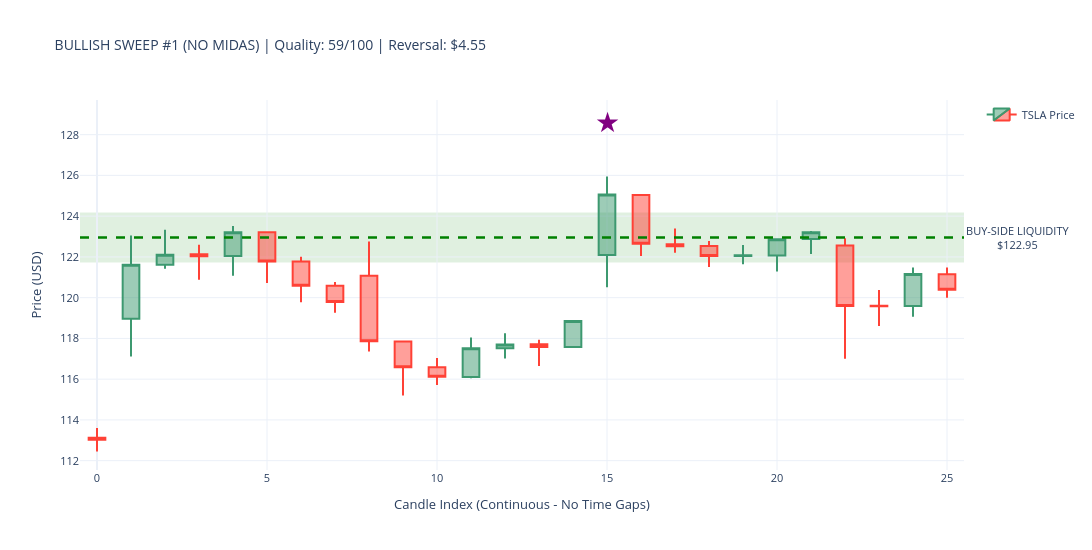
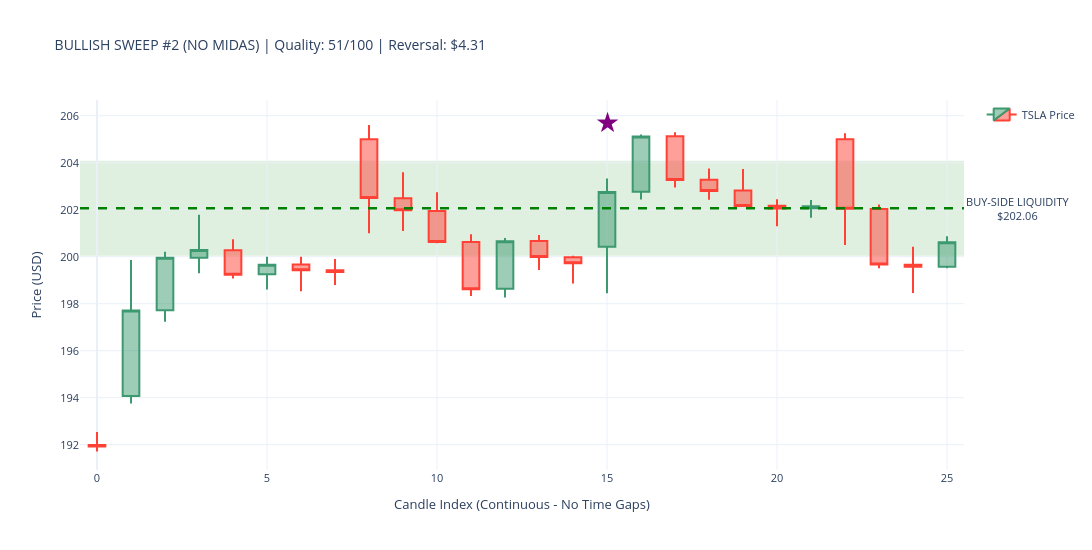
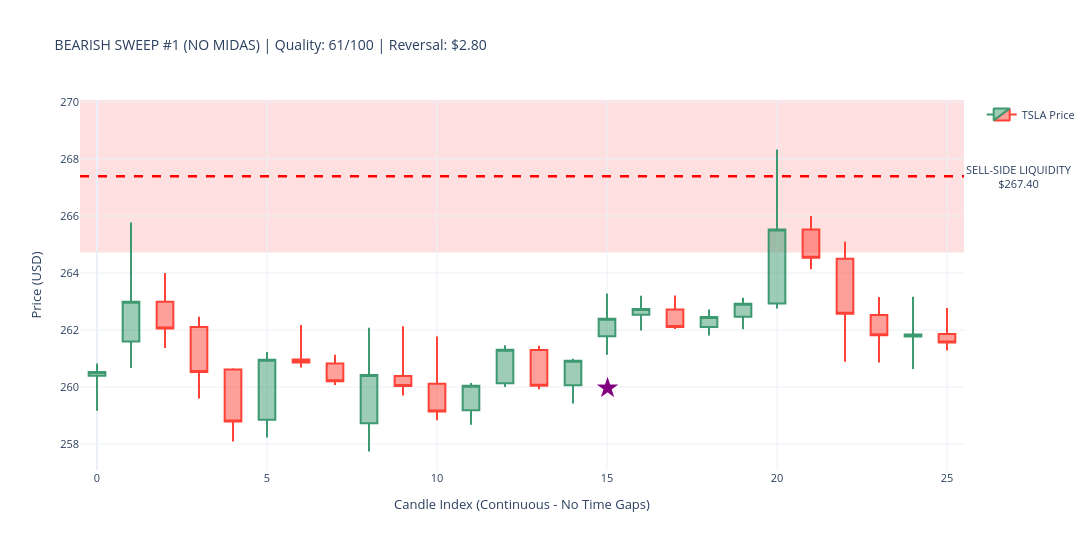
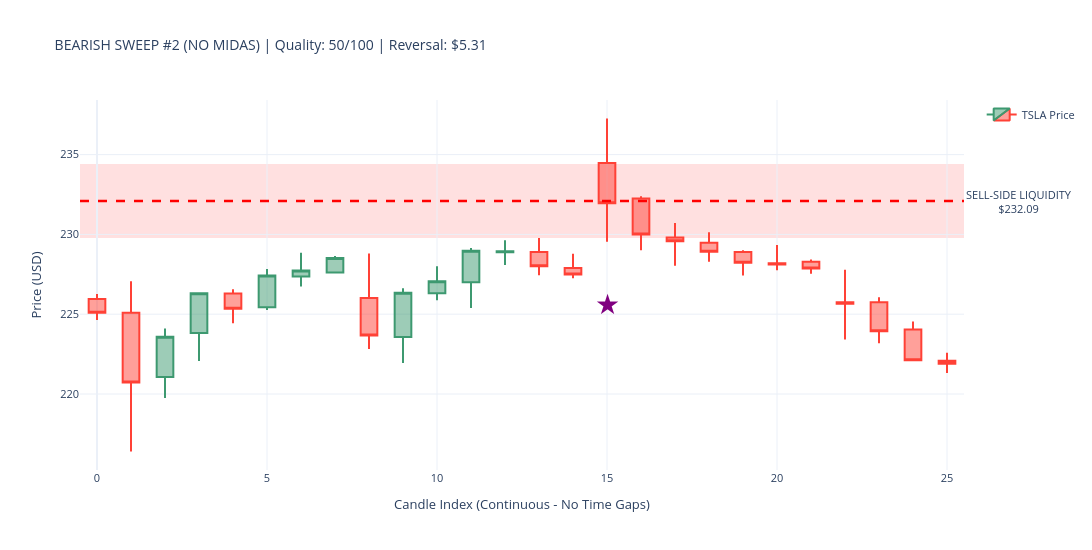

Source (notebook cell) for these figures, in order:
### Code cell
# ---------------------------------------------------------------------------
# SWEEP DETECTION CANDLESTICK VISUALIZATIONS WITH LIQUIDITY ZONES
# ---------------------------------------------------------------------------
# ---------------------------------------------------------------------------
# SAFETY CHECK - Ensure Part 8 has executed
# ---------------------------------------------------------------------------
required_vars = ['sweeps_hourly_no_midas', 'sweeps_hourly_with_midas', 'hourly_data']
missing_vars = [v for v in required_vars if v not in globals()]

if missing_vars:
    print(f"\n⚠ WARNING: Missing variables - {missing_vars}")
    print("Please execute Part 8 (Main Execution) cell first to generate sweeps and hourly_data.")
    print("Skipping visualization...")
else:
    print("\n✓ All required variables present. Proceeding with visualization...")

# Only run visualization if all variables are present
if not missing_vars:

    print("\n" + "=" * 70)
    print("VISUALIZING TOP SWEEPS - CANDLESTICK CHARTS WITH LIQUIDITY ZONES")
    print("=" * 70)

    import plotly.graph_objects as go

    # Use existing hourly_data from earlier analysis
    price_data = hourly_data.copy()
    print(f"\n✓ Analysing hourly data: {len(price_data)} candles")
    print(f"  Date range: {price_data['timestamp'].min().date()} to {price_data['timestamp'].max().date()}")

    # Debug: Check sweeps
    print(f"\nSweep data check:")
    print(f"  NO MIDAS: {len(sweeps_hourly_no_midas)} total sweeps")
    if len(sweeps_hourly_no_midas) > 0:
        print(f"    - Bullish: {(sweeps_hourly_no_midas['sweep_type']=='BULLISH').sum()}")
        print(f"    - Bearish: {(sweeps_hourly_no_midas['sweep_type']=='BEARISH').sum()}")
    
    print(f"  WITH MIDAS: {len(sweeps_hourly_with_midas)} total sweeps")
    if len(sweeps_hourly_with_midas) > 0:
        print(f"    - Bullish: {(sweeps_hourly_with_midas['sweep_type']=='BULLISH').sum()}")
        print(f"    - Bearish: {(sweeps_hourly_with_midas['sweep_type']=='BEARISH').sum()}")

    # Candlestick plotting function with liquidity zones
    def make_candlestick_chart_with_zones(price_df, sweep_timestamp, zone_level, sweep_type, chart_title):
        """
        Create candlestick chart with liquidity zone shading
        Uses arrow/marker notation for sweep detection point
        Plots candles continuously without time gaps
        """
        try:
            # Find closest candle to sweep time
            price_df_copy = price_df.copy()
            price_df_copy['ts_str'] = price_df_copy['timestamp'].astype(str).str[:10]
            sweep_ts_str = pd.to_datetime(sweep_timestamp).strftime('%Y-%m-%d')
        
            matching = price_df_copy[price_df_copy['ts_str'] == sweep_ts_str]
            if len(matching) == 0:
                return None
        
            sweep_idx = matching.index[0]
        
            # Get context: 15 before, 10 after
            # Convert index to position within price_df
            sweep_pos = price_df.index.get_loc(sweep_idx)
        
            # Get context: 15 before, 10 after
            start_pos = max(0, sweep_pos - 15)
            end_pos = min(len(price_df) - 1, sweep_pos + 10)
        
        
            subset = price_df.iloc[start_pos:end_pos+1].copy()
            
            # Create sequential index for continuous plotting (no time gaps)
            subset = subset.reset_index(drop=True)
            subset['candle_idx'] = range(len(subset))
            timestamp_labels = subset['timestamp'].dt.strftime('%Y-%m-%d %H:%M').values
        
            # Create figure with larger size using sequential x-axis
            fig = go.Figure(data=[go.Candlestick(
                x=subset['candle_idx'],
                open=subset['open'],
                high=subset['high'],
                low=subset['low'],
                close=subset['close'],
                name='TSLA Price',
                customdata=timestamp_labels,
                hovertemplate='<b>%{customdata}</b><br>Open: $%{open:.2f}<br>High: $%{high:.2f}<br>Low: $%{low:.2f}<br>Close: $%{close:.2f}<extra></extra>'
            )])
        
            # Add liquidity zone as shaded region
            if sweep_type == 'BULLISH':
                # Buy-side liquidity zone (support)
                fig.add_hrect(
                    y0=zone_level * 0.99,
                    y1=zone_level * 1.01,
                    fillcolor='green',
                    opacity=0.12,
                    layer='below',
                    line_width=0
                )
                zone_color = 'green'
                zone_label = 'BUY-SIDE LIQUIDITY'
            else:
                # Sell-side liquidity zone (resistance)
                fig.add_hrect(
                    y0=zone_level * 0.99,
                    y1=zone_level * 1.01,
                    fillcolor='red',
                    opacity=0.12,
                    layer='below',
                    line_width=0
                )
                zone_color = 'red'
                zone_label = 'SELL-SIDE LIQUIDITY'
        
            # Add zone level line with label
            fig.add_hline(
                y=zone_level,
                line_width=2.5,
                line_dash='dash',
                line_color=zone_color,
                annotation_text=f'{zone_label}<br>${zone_level:.2f}',
                annotation_position='right',
                annotation=dict(font_size=11, bgcolor='rgba(255,255,255,0.8)')
            )
        
            # Add sweep detection point with arrow marker
            sweep_subset_pos = sweep_pos - start_pos
            sweep_x = subset.iloc[sweep_subset_pos]['candle_idx']
            sweep_candle_high = subset.iloc[sweep_subset_pos]['high']
            sweep_candle_low = subset.iloc[sweep_subset_pos]['low']
        
            # Position arrow: buy-side above, sell-side below the candle
            candle_range = sweep_candle_high - sweep_candle_low
            if sweep_type == 'BULLISH':
                # Buy-side: star above the candle
                arrow_y = sweep_candle_high + candle_range * 0.5
                arrow_symbol = '★'
            else:
                # Sell-side: star below the candle
                arrow_y = sweep_candle_low - candle_range * 0.5
                arrow_symbol = '★'
        
            fig.add_annotation(
                x=sweep_x,
                y=arrow_y,
                text=arrow_symbol,
                showarrow=False,
                font=dict(size=28, color='purple'),
                xanchor='center'
            )
        
            fig.update_layout(
                title=dict(text=chart_title, font=dict(size=14)),
                yaxis_title='Price (USD)',
                xaxis_title='Candle Index (Continuous - No Time Gaps)',
                template='plotly_white',
                height=550,
                width=1150,
                hovermode='x unified',
                xaxis_rangeslider_visible=False,
                xaxis=dict(type='linear'),
                showlegend=True,
                font=dict(size=11),
                margin=dict(l=80, r=100, t=100, b=80)
            )
        
            return fig
        
        except Exception as e:
            print(f"      ✗ Error: {e}")
            return None

    # =========================================================================
    # PLOT NO MIDAS SWEEPS WITH LIQUIDITY ZONES
    # =========================================================================
    if len(sweeps_hourly_no_midas) > 0:
        print("\n" + "=" * 70)
        print("NO MIDAS SWEEPS WITH LIQUIDITY ZONES")
        print("=" * 70)
    
        # Get top 3 of each type
        bull_nm = sweeps_hourly_no_midas[sweeps_hourly_no_midas['sweep_type']=='BULLISH'].nlargest(3, 'sweep_quality_score')
        bear_nm = sweeps_hourly_no_midas[sweeps_hourly_no_midas['sweep_type']=='BEARISH'].nlargest(3, 'sweep_quality_score')
    
        print(f"\nBUYING SWEEPS - Targeting Buy-Side Liquidity ({len(bull_nm)}):")
        for i, (idx, row) in enumerate(bull_nm.iterrows(), 1):
            title = f"BULLISH SWEEP #{i} (NO MIDAS) | Quality: {row['sweep_quality_score']:.0f}/100 | Reversal: ${row['reversal_distance']:.2f}"
            print(f"  {i}. {row['timestamp']} - Buy-Side Zone: ${row['zone_level']:.2f}")
            fig = make_candlestick_chart_with_zones(price_data, row['timestamp'], row['zone_level'], 'BULLISH', title)
            if fig:
                fig.show()
            else:
                print(f"      → Could not create chart")
    
        print(f"\nSELLING SWEEPS - Targeting Sell-Side Liquidity ({len(bear_nm)}):")
        for i, (idx, row) in enumerate(bear_nm.iterrows(), 1):
            title = f"BEARISH SWEEP #{i} (NO MIDAS) | Quality: {row['sweep_quality_score']:.0f}/100 | Reversal: ${row['reversal_distance']:.2f}"
            print(f"  {i}. {row['timestamp']} - Sell-Side Zone: ${row['zone_level']:.2f}")
            fig = make_candlestick_chart_with_zones(price_data, row['timestamp'], row['zone_level'], 'BEARISH', title)
            if fig:
                fig.show()
            else:
                print(f"      → Could not create chart")
    else:
        print("\n✗ No sweeps in NO MIDAS dataset")

    # =========================================================================
    # PLOT WITH MIDAS SWEEPS WITH LIQUIDITY ZONES
    # =========================================================================
    if len(sweeps_hourly_with_midas) > 0:
        print("\n" + "=" * 70)
        print("WITH MIDAS SWEEPS WITH LIQUIDITY ZONES")
        print("=" * 70)
    
        # Get top 3 of each type
        bull_wm = sweeps_hourly_with_midas[sweeps_hourly_with_midas['sweep_type']=='BULLISH'].nlargest(3, 'sweep_quality_score')
        bear_wm = sweeps_hourly_with_midas[sweeps_hourly_with_midas['sweep_type']=='BEARISH'].nlargest(3, 'sweep_quality_score')
    
        print(f"\nBUYING SWEEPS - Targeting Buy-Side Liquidity ({len(bull_wm)}):")
        for i, (idx, row) in enumerate(bull_wm.iterrows(), 1):
            title = f"BULLISH SWEEP #{i} (WITH MIDAS) | Quality: {row['sweep_quality_score']:.0f}/100 | Reversal: ${row['reversal_distance']:.2f}"
            print(f"  {i}. {row['timestamp']} - Buy-Side Zone: ${row['zone_level']:.2f}")
            fig = make_candlestick_chart_with_zones(price_data, row['timestamp'], row['zone_level'], 'BULLISH', title)
            if fig:
                fig.show()
            else:
                print(f"      → Could not create chart")
    
        print(f"\nSELLING SWEEPS - Targeting Sell-Side Liquidity ({len(bear_wm)}):")
        for i, (idx, row) in enumerate(bear_wm.iterrows(), 1):
            title = f"BEARISH SWEEP #{i} (WITH MIDAS) | Quality: {row['sweep_quality_score']:.0f}/100 | Reversal: ${row['reversal_distance']:.2f}"
            print(f"  {i}. {row['timestamp']} - Sell-Side Zone: ${row['zone_level']:.2f}")
            fig = make_candlestick_chart_with_zones(price_data, row['timestamp'], row['zone_level'], 'BEARISH', title)
            if fig:
                fig.show()
            else:
                print(f"      → Could not create chart")
    else:
        print("\n✗ No sweeps in WITH MIDAS dataset")

    print("\n" + "=" * 70)
    print("✓ LIQUIDITY ZONE SWEEP VISUALIZATION COMPLETE")
    print("=" * 70)
    print("\nVISUAL LEGEND:")
    print("  🟢 GREEN SHADED ZONE: Buy-Side Liquidity (Support)")
    print("  🔴 RED SHADED ZONE: Sell-Side Liquidity (Resistance)")
    print("  ★ Star: Sweep Detection Point")
    print("  - - DASHED LINE: Liquidity Zone Level")

### Figure 1 — Plotly figure (JSON) as saved in the notebook; plotly's stock layout.template omitted (floating-point values rounded to 4 significant figures)
{"data": [{"close": [113.0, 121.6, 122.1, 122.0, 123.2, 121.8, 120.6, 119.8, 117.9, 116.6, 116.1, 117.5, 117.7, 117.6, 118.8, 125.1, 122.6, 122.5, 122.0, 122.1, 122.9, 123.2, 119.6, 119.6, 121.2, 120.4], "customdata": ["2023-01-06 15:30", "2023-01-09 09:30", "2023-01-09 10:30", "2023-01-09 11:30", "2023-01-09 12:30", "2023-01-09 13:30", "2023-01-09 14:30", "2023-01-09 15:30", "2023-01-10 09:30", "2023-01-10 10:30", "2023-01-10 11:30", "2023-01-10 12:30", "2023-01-10 13:30", "2023-01-10 14:30", "2023-01-10 15:30", "2023-01-11 09:30", "2023-01-11 10:30", "2023-01-11 11:30", "2023-01-11 12:30", "2023-01-11 13:30", "2023-01-11 14:30", "2023-01-11 15:30", "2023-01-12 09:30", "2023-01-12 10:30", "2023-01-12 11:30", "2023-01-12 12:30"], "high": [113.6, 123.0, 123.3, 122.6, 123.5, 123.2, 122.0, 120.8, 122.8, 117.9, 117.0, 118.0, 118.2, 117.9, 118.9, 126.0, 125.1, 123.4, 122.8, 122.6, 122.9, 123.3, 122.9, 120.4, 121.5, 121.5], "hovertemplate": "<b>%{customdata}</b><br>Open: $%{open:.2f}<br>High: $%{high:.2f}<br>Low: $%{low:.2f}<br>Close: $%{close:.2f}<extra></extra>", "low": [112.5, 117.1, 121.4, 120.9, 121.1, 120.7, 119.8, 119.3, 117.4, 115.2, 115.7, 116.0, 117.0, 116.7, 117.6, 120.5, 122.0, 122.2, 121.5, 121.6, 121.3, 122.1, 117.0, 118.6, 119.1, 120.0], "name": "TSLA Price", "open": [113.1, 119.0, 121.6, 122.1, 122.0, 123.2, 121.8, 120.6, 121.1, 117.8, 116.6, 116.1, 117.5, 117.7, 117.6, 122.1, 125.0, 122.6, 122.5, 122.0, 122.1, 122.9, 122.6, 119.6, 119.6, 121.2], "type": "candlestick", "x": [0, 1, 2, 3, 4, 5, 6, 7, 8, 9, 10, 11, 12, 13, 14, 15, 16, 17, 18, 19, 20, 21, 22, 23, 24, 25]}], "layout": {"annotations": [{"bgcolor": "rgba(255,255,255,0.8)", "font": {"size": 11}, "showarrow": false, "text": "BUY-SIDE LIQUIDITY<br>$122.95", "x": 1, "xanchor": "left", "xref": "x domain", "y": 123.0, "yanchor": "middle", "yref": "y"}, {"font": {"color": "purple", "size": 28}, "showarrow": false, "text": "★", "x": 15, "xanchor": "center", "y": 128.7}], "font": {"size": 11}, "height": 550, "hovermode": "x unified", "margin": {"b": 80, "l": 80, "r": 100, "t": 100}, "shapes": [{"fillcolor": "green", "layer": "below", "line": {"width": 0}, "opacity": 0.12, "type": "rect", "x0": 0, "x1": 1, "xref": "x domain", "y0": 121.7, "y1": 124.2, "yref": "y"}, {"line": {"color": "green", "dash": "dash", "width": 2.5}, "type": "line", "x0": 0, "x1": 1, "xref": "x domain", "y0": 123.0, "y1": 123.0, "yref": "y"}], "showlegend": true, "title": {"font": {"size": 14}, "text": "BULLISH SWEEP #1 (NO MIDAS) | Quality: 59/100 | Reversal: $4.55"}, "width": 1150, "xaxis": {"rangeslider": {"visible": false}, "title": {"text": "Candle Index (Continuous - No Time Gaps)"}, "type": "linear"}, "yaxis": {"title": {"text": "Price (USD)"}}}}

### Figure 2 — Plotly figure (JSON) as saved in the notebook; plotly's stock layout.template omitted (floating-point values rounded to 4 significant figures)
{"data": [{"close": [191.9, 197.7, 200.0, 200.3, 199.2, 199.7, 199.4, 199.3, 202.5, 202.0, 200.6, 198.6, 200.7, 200.0, 199.7, 202.8, 205.1, 203.3, 202.8, 202.2, 202.1, 202.2, 202.0, 199.7, 199.6, 200.6], "customdata": ["2024-02-23 15:30", "2024-02-26 09:30", "2024-02-26 10:30", "2024-02-26 11:30", "2024-02-26 12:30", "2024-02-26 13:30", "2024-02-26 14:30", "2024-02-26 15:30", "2024-02-27 09:30", "2024-02-27 10:30", "2024-02-27 11:30", "2024-02-27 12:30", "2024-02-27 13:30", "2024-02-27 14:30", "2024-02-27 15:30", "2024-02-28 09:30", "2024-02-28 10:30", "2024-02-28 11:30", "2024-02-28 12:30", "2024-02-28 13:30", "2024-02-28 14:30", "2024-02-28 15:30", "2024-02-29 09:30", "2024-02-29 10:30", "2024-02-29 11:30", "2024-02-29 12:30"], "high": [192.5, 199.9, 200.2, 201.8, 200.7, 200.0, 200.0, 199.9, 205.6, 203.6, 202.7, 201.0, 200.8, 200.9, 200.0, 203.3, 205.2, 205.3, 203.8, 203.7, 202.4, 202.4, 205.2, 202.2, 200.4, 200.9], "hovertemplate": "<b>%{customdata}</b><br>Open: $%{open:.2f}<br>High: $%{high:.2f}<br>Low: $%{low:.2f}<br>Close: $%{close:.2f}<extra></extra>", "low": [191.7, 193.8, 197.2, 199.3, 199.1, 198.6, 198.5, 198.8, 201.0, 201.1, 200.6, 198.3, 198.3, 199.4, 198.9, 198.4, 202.4, 202.9, 202.4, 202.2, 201.3, 201.7, 200.5, 199.5, 198.4, 199.5], "name": "TSLA Price", "open": [192.0, 194.1, 197.7, 200.0, 200.3, 199.2, 199.7, 199.4, 205.0, 202.5, 201.9, 200.6, 198.6, 200.7, 200.0, 200.4, 202.8, 205.1, 203.3, 202.8, 202.2, 202.1, 205.0, 202.0, 199.7, 199.6], "type": "candlestick", "x": [0, 1, 2, 3, 4, 5, 6, 7, 8, 9, 10, 11, 12, 13, 14, 15, 16, 17, 18, 19, 20, 21, 22, 23, 24, 25]}], "layout": {"annotations": [{"bgcolor": "rgba(255,255,255,0.8)", "font": {"size": 11}, "showarrow": false, "text": "BUY-SIDE LIQUIDITY<br>$202.06", "x": 1, "xanchor": "left", "xref": "x domain", "y": 202.1, "yanchor": "middle", "yref": "y"}, {"font": {"color": "purple", "size": 28}, "showarrow": false, "text": "★", "x": 15, "xanchor": "center", "y": 205.8}], "font": {"size": 11}, "height": 550, "hovermode": "x unified", "margin": {"b": 80, "l": 80, "r": 100, "t": 100}, "shapes": [{"fillcolor": "green", "layer": "below", "line": {"width": 0}, "opacity": 0.12, "type": "rect", "x0": 0, "x1": 1, "xref": "x domain", "y0": 200.0, "y1": 204.1, "yref": "y"}, {"line": {"color": "green", "dash": "dash", "width": 2.5}, "type": "line", "x0": 0, "x1": 1, "xref": "x domain", "y0": 202.1, "y1": 202.1, "yref": "y"}], "showlegend": true, "title": {"font": {"size": 14}, "text": "BULLISH SWEEP #2 (NO MIDAS) | Quality: 51/100 | Reversal: $4.31"}, "width": 1150, "xaxis": {"rangeslider": {"visible": false}, "title": {"text": "Candle Index (Continuous - No Time Gaps)"}, "type": "linear"}, "yaxis": {"title": {"text": "Price (USD)"}}}}

### Figure 3 — Plotly figure (JSON) as saved in the notebook; plotly's stock layout.template omitted (floating-point values rounded to 4 significant figures)
{"data": [{"close": [260.5, 263.0, 262.1, 260.5, 258.8, 261.0, 260.9, 260.2, 260.4, 260.0, 259.1, 260.1, 261.3, 260.1, 260.9, 262.4, 262.7, 262.1, 262.5, 262.9, 265.5, 264.5, 262.6, 261.8, 261.8, 261.6], "customdata": ["2021-10-04 15:30", "2021-10-05 09:30", "2021-10-05 10:30", "2021-10-05 11:30", "2021-10-05 12:30", "2021-10-05 13:30", "2021-10-05 14:30", "2021-10-05 15:30", "2021-10-06 09:30", "2021-10-06 10:30", "2021-10-06 11:30", "2021-10-06 12:30", "2021-10-06 13:30", "2021-10-06 14:30", "2021-10-06 15:30", "2021-10-07 09:30", "2021-10-07 10:30", "2021-10-07 11:30", "2021-10-07 12:30", "2021-10-07 13:30", "2021-10-07 14:30", "2021-10-07 15:30", "2021-10-08 09:30", "2021-10-08 10:30", "2021-10-08 11:30", "2021-10-08 12:30"], "high": [260.8, 265.8, 264.0, 262.5, 260.7, 261.2, 262.2, 261.1, 262.1, 262.1, 261.8, 260.1, 261.5, 261.4, 261.0, 263.3, 263.2, 263.2, 262.7, 263.1, 268.3, 266.0, 265.1, 263.2, 263.2, 262.8], "hovertemplate": "<b>%{customdata}</b><br>Open: $%{open:.2f}<br>High: $%{high:.2f}<br>Low: $%{low:.2f}<br>Close: $%{close:.2f}<extra></extra>", "low": [259.2, 260.7, 261.4, 259.6, 258.1, 258.2, 260.7, 260.1, 257.7, 259.7, 258.8, 258.7, 260.0, 259.9, 259.4, 261.1, 262.0, 262.0, 261.8, 262.0, 262.8, 264.1, 260.9, 260.9, 260.6, 261.3], "name": "TSLA Price", "open": [260.4, 261.6, 263.0, 262.1, 260.6, 258.9, 261.0, 260.8, 258.7, 260.4, 260.1, 259.2, 260.1, 261.3, 260.1, 261.8, 262.5, 262.7, 262.1, 262.5, 262.9, 265.5, 264.5, 262.5, 261.8, 261.9], "type": "candlestick", "x": [0, 1, 2, 3, 4, 5, 6, 7, 8, 9, 10, 11, 12, 13, 14, 15, 16, 17, 18, 19, 20, 21, 22, 23, 24, 25]}], "layout": {"annotations": [{"bgcolor": "rgba(255,255,255,0.8)", "font": {"size": 11}, "showarrow": false, "text": "SELL-SIDE LIQUIDITY<br>$267.40", "x": 1, "xanchor": "left", "xref": "x domain", "y": 267.4, "yanchor": "middle", "yref": "y"}, {"font": {"color": "purple", "size": 28}, "showarrow": false, "text": "★", "x": 15, "xanchor": "center", "y": 260.1}], "font": {"size": 11}, "height": 550, "hovermode": "x unified", "margin": {"b": 80, "l": 80, "r": 100, "t": 100}, "shapes": [{"fillcolor": "red", "layer": "below", "line": {"width": 0}, "opacity": 0.12, "type": "rect", "x0": 0, "x1": 1, "xref": "x domain", "y0": 264.7, "y1": 270.1, "yref": "y"}, {"line": {"color": "red", "dash": "dash", "width": 2.5}, "type": "line", "x0": 0, "x1": 1, "xref": "x domain", "y0": 267.4, "y1": 267.4, "yref": "y"}], "showlegend": true, "title": {"font": {"size": 14}, "text": "BEARISH SWEEP #1 (NO MIDAS) | Quality: 61/100 | Reversal: $2.80"}, "width": 1150, "xaxis": {"rangeslider": {"visible": false}, "title": {"text": "Candle Index (Continuous - No Time Gaps)"}, "type": "linear"}, "yaxis": {"title": {"text": "Price (USD)"}}}}

### Figure 4 — Plotly figure (JSON) as saved in the notebook; plotly's stock layout.template omitted (floating-point values rounded to 4 significant figures)
{"data": [{"close": [225.1, 220.7, 223.6, 226.3, 225.3, 227.4, 227.7, 228.5, 223.7, 226.3, 227.1, 229.0, 228.9, 228.0, 227.5, 231.9, 230.0, 229.6, 228.9, 228.2, 228.1, 227.9, 225.7, 223.9, 222.1, 221.9], "customdata": ["2022-10-27 15:30", "2022-10-28 09:30", "2022-10-28 10:30", "2022-10-28 11:30", "2022-10-28 12:30", "2022-10-28 13:30", "2022-10-28 14:30", "2022-10-28 15:30", "2022-10-31 09:30", "2022-10-31 10:30", "2022-10-31 11:30", "2022-10-31 12:30", "2022-10-31 13:30", "2022-10-31 14:30", "2022-10-31 15:30", "2022-11-01 09:30", "2022-11-01 10:30", "2022-11-01 11:30", "2022-11-01 12:30", "2022-11-01 13:30", "2022-11-01 14:30", "2022-11-01 15:30", "2022-11-02 09:30", "2022-11-02 10:30", "2022-11-02 11:30", "2022-11-02 12:30"], "high": [226.3, 227.1, 224.1, 226.4, 226.6, 227.8, 228.8, 228.6, 228.8, 226.6, 228.0, 229.1, 229.6, 229.8, 228.8, 237.3, 232.4, 230.7, 230.1, 229.0, 229.3, 228.4, 227.8, 226.1, 224.5, 222.6], "hovertemplate": "<b>%{customdata}</b><br>Open: $%{open:.2f}<br>High: $%{high:.2f}<br>Low: $%{low:.2f}<br>Close: $%{close:.2f}<extra></extra>", "low": [224.6, 216.4, 219.8, 222.1, 224.4, 225.3, 226.7, 227.6, 222.8, 221.9, 225.9, 225.4, 228.1, 227.4, 227.3, 229.5, 229.0, 228.0, 228.3, 227.4, 227.8, 227.5, 223.4, 223.2, 222.1, 221.3], "name": "TSLA Price", "open": [226.0, 225.1, 221.1, 223.8, 226.3, 225.4, 227.4, 227.6, 226.0, 223.6, 226.3, 227.0, 228.9, 228.9, 227.9, 234.5, 232.2, 229.8, 229.5, 228.9, 228.2, 228.3, 225.8, 225.8, 224.0, 222.1], "type": "candlestick", "x": [0, 1, 2, 3, 4, 5, 6, 7, 8, 9, 10, 11, 12, 13, 14, 15, 16, 17, 18, 19, 20, 21, 22, 23, 24, 25]}], "layout": {"annotations": [{"bgcolor": "rgba(255,255,255,0.8)", "font": {"size": 11}, "showarrow": false, "text": "SELL-SIDE LIQUIDITY<br>$232.09", "x": 1, "xanchor": "left", "xref": "x domain", "y": 232.1, "yanchor": "middle", "yref": "y"}, {"font": {"color": "purple", "size": 28}, "showarrow": false, "text": "★", "x": 15, "xanchor": "center", "y": 225.7}], "font": {"size": 11}, "height": 550, "hovermode": "x unified", "margin": {"b": 80, "l": 80, "r": 100, "t": 100}, "shapes": [{"fillcolor": "red", "layer": "below", "line": {"width": 0}, "opacity": 0.12, "type": "rect", "x0": 0, "x1": 1, "xref": "x domain", "y0": 229.8, "y1": 234.4, "yref": "y"}, {"line": {"color": "red", "dash": "dash", "width": 2.5}, "type": "line", "x0": 0, "x1": 1, "xref": "x domain", "y0": 232.1, "y1": 232.1, "yref": "y"}], "showlegend": true, "title": {"font": {"size": 14}, "text": "BEARISH SWEEP #2 (NO MIDAS) | Quality: 50/100 | Reversal: $5.31"}, "width": 1150, "xaxis": {"rangeslider": {"visible": false}, "title": {"text": "Candle Index (Continuous - No Time Gaps)"}, "type": "linear"}, "yaxis": {"title": {"text": "Price (USD)"}}}}
